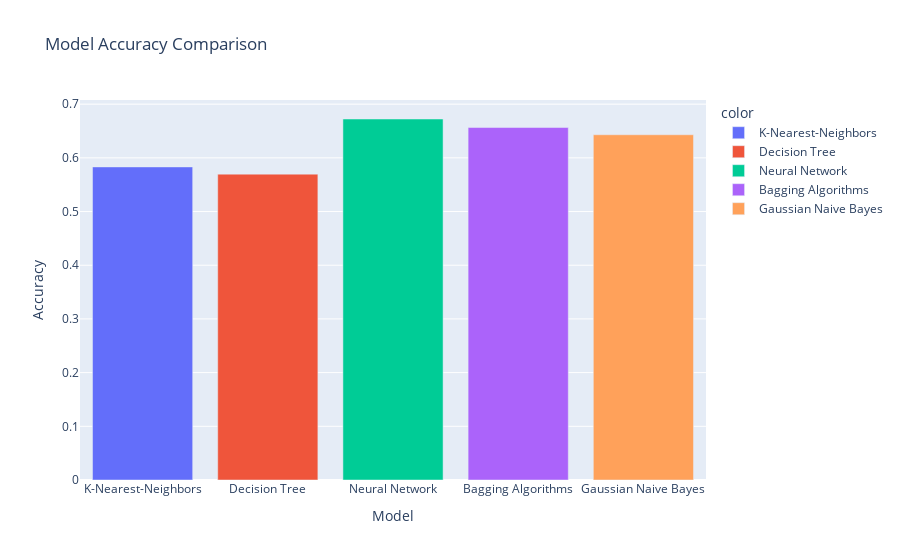

Notebook code cell kept with this figure:
### Code cell
fig = px.bar(
    x=["K-Nearest-Neighbors", "Decision Tree", "Neural Network", "Bagging Algorithms", "Gaussian Naive Bayes"],
    y=[knn_acc, dec_acc, mlp_acc, bagging_acc, bayes_acc],
    color=["K-Nearest-Neighbors", "Decision Tree", "Neural Network", "Bagging Algorithms", "Gaussian Naive Bayes"],
    labels={'x': "Model", 'y': "Accuracy"},
    title="Model Accuracy Comparison"
)

fig.show()

### Figure 1 — Plotly figure (JSON) as saved in the notebook; plotly's stock layout.template omitted (floating-point values rounded to 4 significant figures)
{"data": [{"alignmentgroup": "True", "hovertemplate": "color=K-Nearest-Neighbors<br>Model=%{x}<br>Accuracy=%{y}<extra></extra>", "legendgroup": "K-Nearest-Neighbors", "marker": {"color": "#636efa", "pattern": {"shape": ""}}, "name": "K-Nearest-Neighbors", "offsetgroup": "K-Nearest-Neighbors", "orientation": "v", "showlegend": true, "textposition": "auto", "type": "bar", "x": ["K-Nearest-Neighbors"], "xaxis": "x", "y": [0.5831], "yaxis": "y"}, {"alignmentgroup": "True", "hovertemplate": "color=Decision Tree<br>Model=%{x}<br>Accuracy=%{y}<extra></extra>", "legendgroup": "Decision Tree", "marker": {"color": "#EF553B", "pattern": {"shape": ""}}, "name": "Decision Tree", "offsetgroup": "Decision Tree", "orientation": "v", "showlegend": true, "textposition": "auto", "type": "bar", "x": ["Decision Tree"], "xaxis": "x", "y": [0.5697], "yaxis": "y"}, {"alignmentgroup": "True", "hovertemplate": "color=Neural Network<br>Model=%{x}<br>Accuracy=%{y}<extra></extra>", "legendgroup": "Neural Network", "marker": {"color": "#00cc96", "pattern": {"shape": ""}}, "name": "Neural Network", "offsetgroup": "Neural Network", "orientation": "v", "showlegend": true, "textposition": "auto", "type": "bar", "x": ["Neural Network"], "xaxis": "x", "y": [0.6724], "yaxis": "y"}, {"alignmentgroup": "True", "hovertemplate": "color=Bagging Algorithms<br>Model=%{x}<br>Accuracy=%{y}<extra></extra>", "legendgroup": "Bagging Algorithms", "marker": {"color": "#ab63fa", "pattern": {"shape": ""}}, "name": "Bagging Algorithms", "offsetgroup": "Bagging Algorithms", "orientation": "v", "showlegend": true, "textposition": "auto", "type": "bar", "x": ["Bagging Algorithms"], "xaxis": "x", "y": [0.6565], "yaxis": "y"}, {"alignmentgroup": "True", "hovertemplate": "color=Gaussian Naive Bayes<br>Model=%{x}<br>Accuracy=%{y}<extra></extra>", "legendgroup": "Gaussian Naive Bayes", "marker": {"color": "#FFA15A", "pattern": {"shape": ""}}, "name": "Gaussian Naive Bayes", "offsetgroup": "Gaussian Naive Bayes", "orientation": "v", "showlegend": true, "textposition": "auto", "type": "bar", "x": ["Gaussian Naive Bayes"], "xaxis": "x", "y": [0.643], "yaxis": "y"}], "layout": {"barmode": "relative", "legend": {"title": {"text": "color"}, "tracegroupgap": 0}, "title": {"text": "Model Accuracy Comparison"}, "xaxis": {"anchor": "y", "domain": [0, 1], "title": {"text": "Model"}}, "yaxis": {"anchor": "x", "domain": [0, 1], "title": {"text": "Accuracy"}}}}
